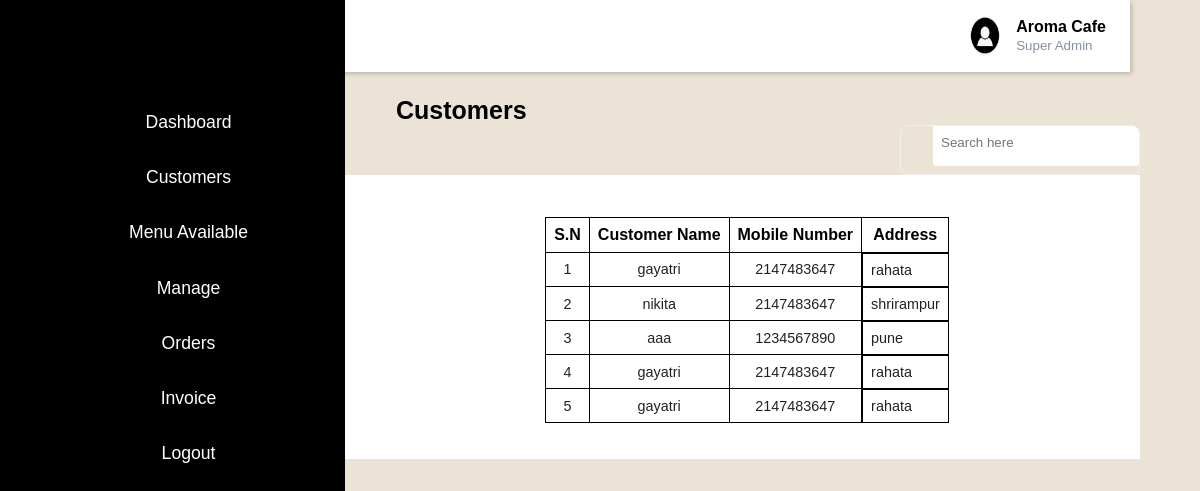
Screenshot of /admin/customer.php with the database file from the repository.
### tables this page shows
CREATE TABLE `registration` (
  `cid` int(10) NOT NULL,
  `fname` text NOT NULL,
  `lname` text NOT NULL,
  `username` varchar(50) NOT NULL,
  `email` varchar(20) NOT NULL,
  `password` varchar(12) NOT NULL,
  `mobno` int(10) NOT NULL,
  `address` varchar(100) NOT NULL
);

### admin/customer1.php (called while the page is built)
<?php
include('conn.php');
$db = $connection;
$tableName = "registration";
$columns = ['cid', 'fname', 'mobno', 'address'];
$fetchData = fetch_data($db, $tableName, $columns);
function fetch_data($db, $tableName, $columns)
{
    if (empty($db)) {
        return "Database connection error";
    } elseif (empty($columns) || !is_array($columns)) {
        return "Columns Name must be defined in an indexed array";
    } elseif (empty($tableName)) {
        return "Table Name is empty";
    } else {
        $columnName = implode(", ", $columns);
        $query = "SELECT " . $columnName . " FROM $tableName ORDER BY cid ASC";
        $result = $db->query($query);
        if ($result !== false) {
            if ($result->num_rows > 0) {
                $row = $result->fetch_all(MYSQLI_ASSOC);
                return $row;
            } else {
                return "No Data Found";
            }
        } else {
            return "Query Error: " . $db->error;
        }
    }
}
?>

### admin/customer.php (the view, shortened to what this page needs)
<?php
include("customer1.php");
include("sidebar.php");
?>
<!DOCTYPE html>
<html lang="en">
<head>
</head>
<body>
    <h1>Customers</h1>
    <div class="search-wrapper">
        <input type="search" placeholder="Search here" />
    </div>
    <div class="container">
 <div class="row">
   <div class="col-sm-8">
    <div>
      <table class="table table-bordered">
       <thead><tr><th>S.N</th>
         <th>Customer Name</th>
         <th>Mobile Number</th>
         <th>Address</th>
    </thead>
    <tbody>
  <?php
      if(is_array($fetchData)){
      $sn=1;
      foreach($fetchData as $data){
    ?>
      <tr>
      <td><?php echo $sn; ?></td>
      <td><?php echo $data['fname']??''; ?></td>
     <td><?php echo $data['mobno']??''; ?></td>
      <td><?php echo $data['address']??''; ?></td>
       <?php
      $sn++;}}?>
    </tbody>
     </table>
   </div>
</div>
</div>
</div>
</body>
</html>

### admin/sidebar.php (shortened to what this page needs)
<!DOCTYPE html>
<html lang="en">
<head>
    <link rel="stylesheet" href="https://maxst.icons8.com/vue-static/landings/line-awesome/line-awesome/1.3.0/css/line-awesome.min.css">
</head>
<body>
    <div class="sidebar">
        <div class="sidebar-brand">
            <h2><span class="lab la-accussoft"></span><span>Food Gallery</span></h2>
        </div>
        <div class="sidebar-menu">
            <ul>
                <li>
                    <a href="admin.php" ><span class="las la-igloo" ></span>
                    <span>Dashboard</span></a>
                </li>
                <li>
                    <a href="customer.php"><span class="las la-users" ></span>
                    <span>Customers</span></a>
                </li>
                <li>
                    <a href="category.php"><span class="las la-clipboard-list" ></span>
                    <span>Menu Available</span></a>
                </li>
                <li>
                    <a href="registredmenu.php"><span class="las la-receipt" ></span>
                    <span>Manage</span></a>
                </li>
                <li>
                    <a href="sellproduct.php"><span class="las la-shopping-bag" ></span>
                    <span>Orders</span></a>
                </li>
                <li>
                    <a href="invoice.php"><span class="las la-user-circle" ></span>
                    <span>Invoice</span></a>
                </li>
                <li>
                    <a href="logout.php"><span class="las la-user-circle" ></span>
                    <span>Logout</span></a>
                </li>
            </ul>
        </div>
    </div>
    <div class="main-content">
        <header>
            <h2>
            </h2>
            <div class="user-wrapper">
                <img src="../image/img1.png" width="30px" height="40px" alt="">
                <div>
                    <h4>Aroma Cafe</h4>
                    <small>Super Admin</small>
                </div>
            </div>
        </header>
    </div>
</body>
</html>

### admin/sidebar.php (style rules this page uses)
:root { --main-color:black; --color-dark: #1D2231; --text-grey: #8390A2; }
* { padding: 0; margin: 0; box-sizing: border-box; list-style-type: none; text-decoration: none; font-family: 'Poppins', sans-serif; }
.sidebar { width: 345px; position: fixed; left: 0; top: 0; height: 100%; background: var(--main-color); z-index: 100; transition: width 300ms; }
.sidebar-brand { height: 90px; padding: 1rem 0rem 1rem 2rem; color: #fff; }
.sidebar-brand span { display: inline-block; padding-right: 1rem; }
.sidebar-menu li { width: 100%; margin-bottom: 1.7rem; padding-left: 2rem; }
.sidebar-menu a { padding-left: 1rem; display: block; color: #fff; font-size: 1.1rem; }
.sidebar-menu a span:first-child { font-size: 1.5rem; padding-right: 1rem; }
.main-content { transition: margin-left 300ms; margin-left: 345px; }
header { background: #fff; display:flex; justify-content: space-between; padding: 1rem 1.5rem; box-shadow: 2px 2px 5px rgba(0, 0, 0, 0.2); position:relative; width: calc(100%-345px); top: 0; z-index: 100; transition: left 300ms; }
.search-wrapper { border: 1px solid #f0f0f0; border-radius: 30px; height:50px; display: flex; align-items: center; overflow-x: hidden; }
.sidebar-menu { margin-top: 1rem; }
.search-wrapper input { height: 100%; padding: 0.5rem; border: none; outline: none; }
.user-wrapper { display: flex; align-items: center; }
.user-wrapper img { border-radius: 50%; margin-right: 1rem; }
.user-wrapper small { display: inline-block; color: var(--text-grey); }
table { border-collapse: collapse; }
thead tr { border-top: 1px solid #f0f0f0; border-bottom: 1px solid #f0f0f0; }
td { padding: .5rem 1remn; font-size: .9rem; color: #222; }
tr td:last-child { display: flex; align-items: center; }
@media only screen and (max-width: 1200px) { .sidebar { width: 70px; } }
@media only screen and (max-width: 1200px) { .sidebar .sidebar-brand, .sidebar li { padding-left: 1rem; text-align: center; } }
@media only screen and (max-width: 1200px) { .sidebar li a { padding-left: 0rem; } }
@media only screen and (max-width: 1200px) { .sidebar .sidebar-brand h2 span:last-child, .sidebar li a span:last-child { display: none; } }
@media only screen and (max-width: 1200px) { .main-content { margin-left: 70px; } }
@media only screen and (max-width: 1200px) { .main-content header { width: calc(100% - 70px); } }

### admin/customer.php (style rules this page uses)
body { font-family: Arial, sans-serif; background-color: rgb(235, 228, 214); margin: 0; padding: 0; justify-content: center; align-items: center; height: 100vh; }
h1 { font-size: 25px; color: black; font-weight: bold; align-items: left; margin-left: 33%; margin-top: 2%; }
h2 { font-size: 15px; color: black; }
input { width: 100%; padding: 8px; margin-bottom: 16px; box-sizing: border-box; border: 1px solid rgb(192, 185, 185); border-radius: 4px; color:rgb(192, 185, 185); }
.row { display: flex; }
.search-wrapper { border-radius: 8px; height: 50px; align-items: left; overflow-x: hidden; margin-left: 75%; margin-right: 5%; }
.sidebar-menu { margin-top: 1rem; }
.search-wrapper input { border: none; outline: none; }
table { border-collapse: collapse; margin: 20px; margin-left: 33%; margin-top: 3%; background-color: #fff; }
th,td { border: 1px solid black; padding: 8px; text-align: center; }
.col-sm-8 { align-items:center; width: 100%; border-color: gray; margin-left:20%; margin-right:5%; position:relative; padding:1rem 1.5rem; background-color:white; background-size:5%; }

### rows the page displays
registration: fname "gayatri", mobno "2147483647", address "rahata"
registration: fname "nikita", mobno "2147483647", address "shrirampur"
registration: fname "aaa", mobno "1234567890", address "pune"
registration: fname "gayatri", mobno "2147483647", address "rahata"
registration: fname "gayatri", mobno "2147483647", address "rahata"
